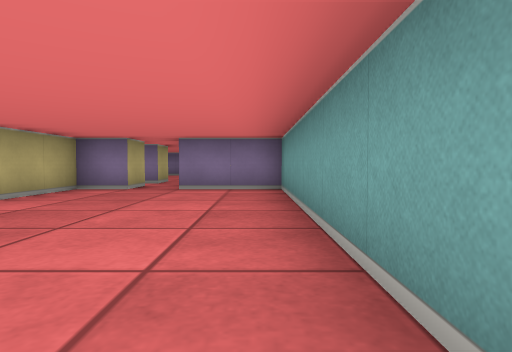
View 1 (above)

22 first-person views from a walk through a cub3D level. The camera is about half as high as the walls, tilts 2° down and sees 75° across. The floor is counted in squares. Each view is taken from the middle of a square. On the plan, view 1 faces up. The plan holds only what a view shows up to about 9 squares ahead; the rest is blank. The place goes on beyond the plan.

View 2
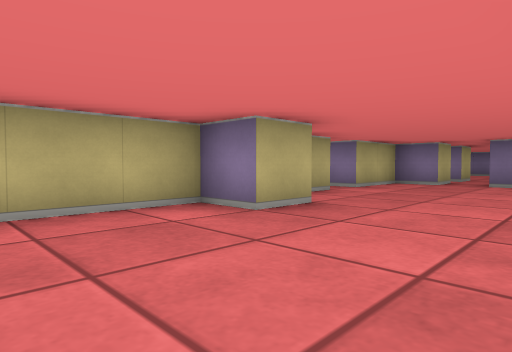

View 3
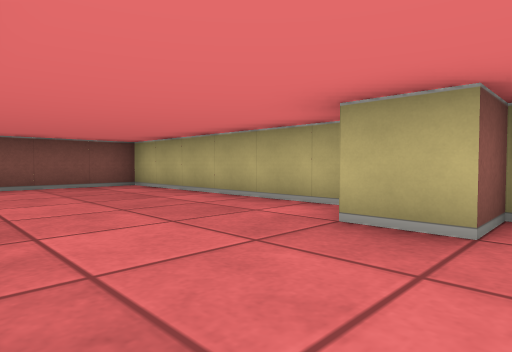

View 4
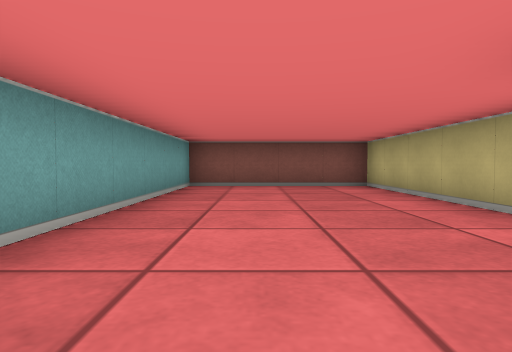

View 5
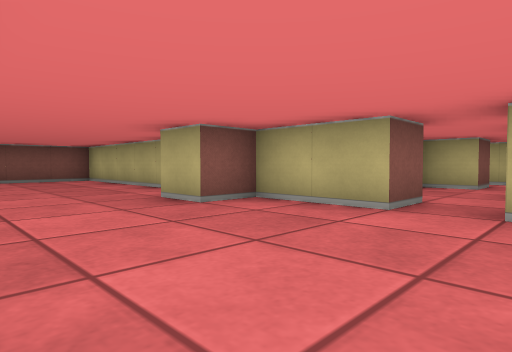

View 6
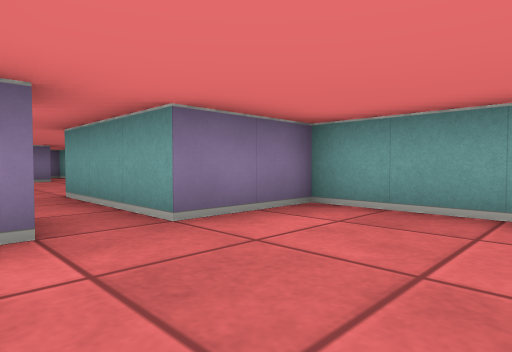

View 7
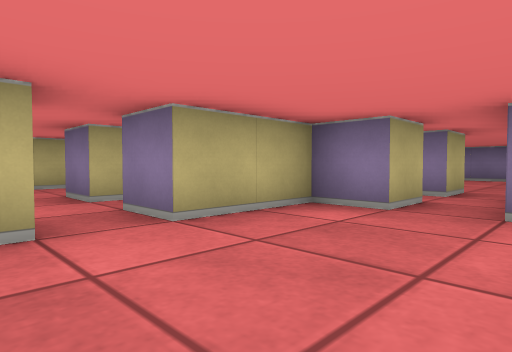

View 8
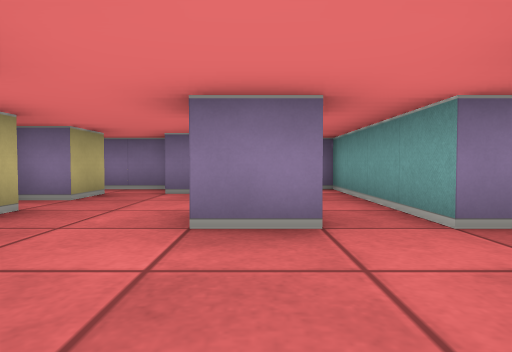

View 9
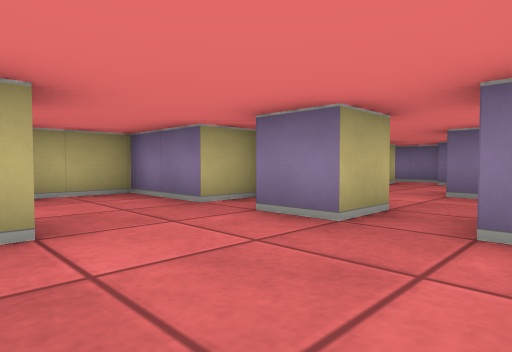

View 10
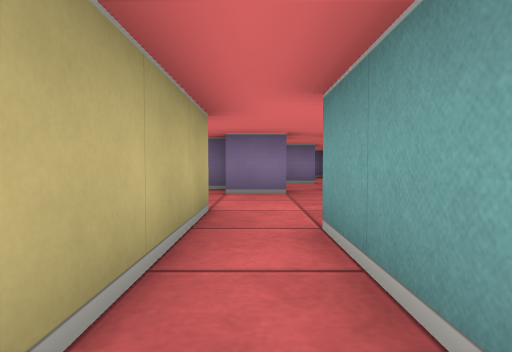

View 11
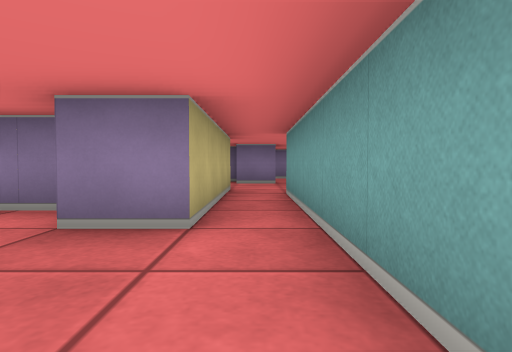

View 12
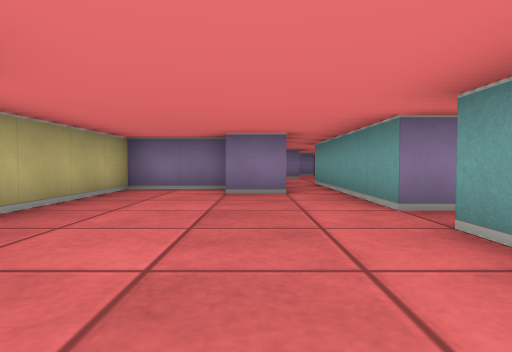

View 13
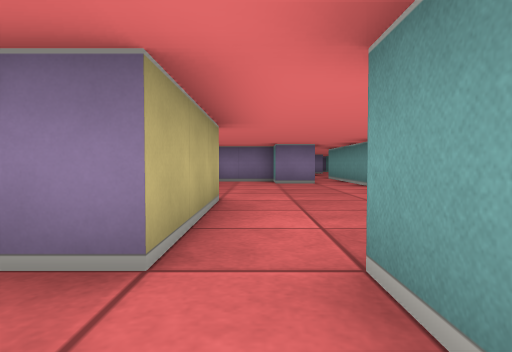

View 14
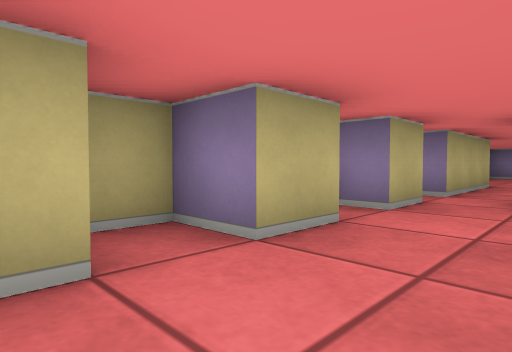

View 15
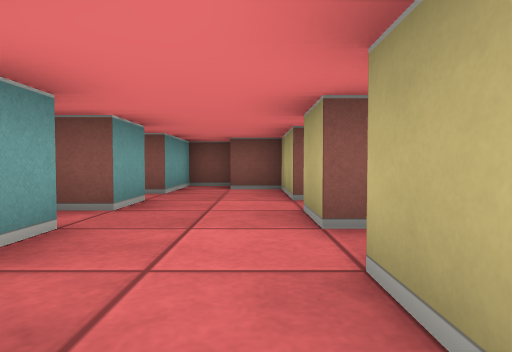

View 16
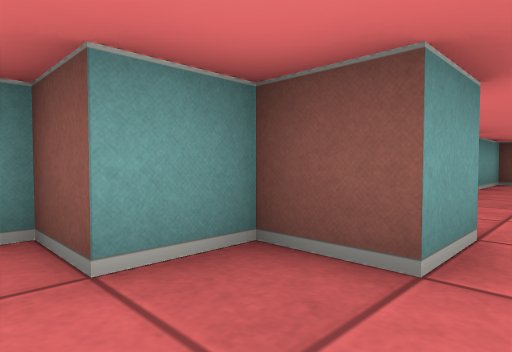

View 17
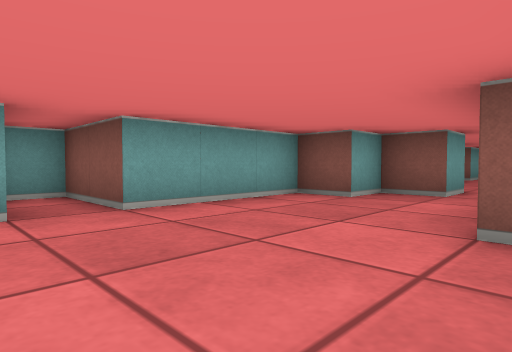

View 18
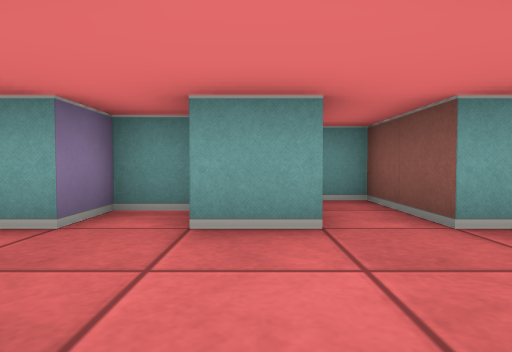

View 19
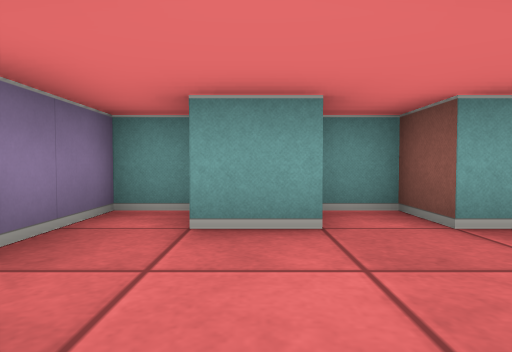

View 20
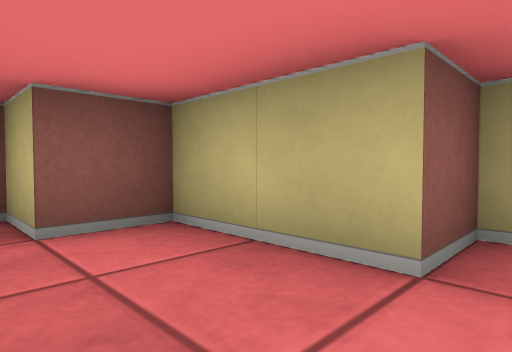

View 21
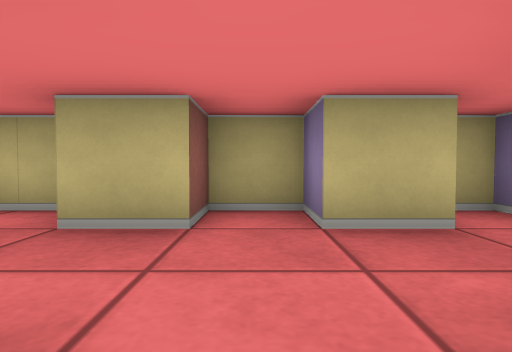

View 22
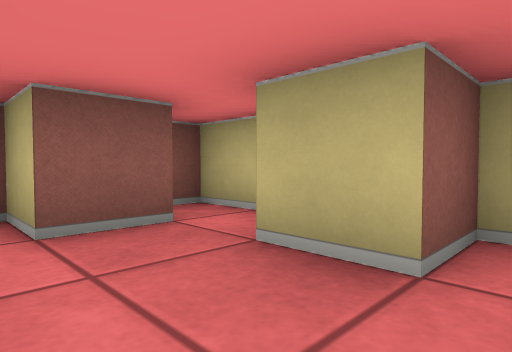

### Floor plan
Key: @ floor where view 1 was taken; # wall or solid block; . floor.
Columns run from 11 left of view 1 to 1 right of it. Each row starts with its distance up from view 1.
 15           #
 14           .
 13           .
 12         ...
 11         ...
 10         ...
  9  #### ###.#
  8  #..# .#..#
  7  ##.  .##.###
  6  #.....#....#
  5  ##..#.#....#
  4  #..........#
  3  #.#...#....#
  2 #####.##....#
  1 #......##...#
  0 #......#...@#
 -1    #...#....#
 -2    #.###....#
 -3 ####.###....#
 -4 #..#.###....#
 -5 #....###....#
 -6 #....########
 -7 #......#
 -8  ....###
 -9  #...#
-10  #...#
-11  #..##
-12  ..###
-13  #...#
-14  ...##
-15 ##...#
-16 #...###
-17 ##....#
-18  #..###
-19  ##.#
-20   ###

Positions as (right, up) in squares from view 1, and headings:
1: (0, 0), facing up
2: (0, -2), facing up-left
3: (0, 2), facing down-left
4: (-1, 2), facing down
5: (0, 5), facing down-left
6: (-3, 4), facing up-right
7: (-1, 3), facing up-left
8: (-6, 2), facing up
9: (-5, -1), facing up-left
10: (-7, -4), facing up
11: (-7, -7), facing up
12: (-8, -10), facing up
13: (-9, -13), facing up
14: (-8, -17), facing up-left
15: (-9, -12), facing down
16: (-9, -10), facing down-right
17: (-10, -6), facing down-right
18: (-10, -16), facing right
19: (-10, -14), facing right
20: (-8, -16), facing down-left
21: (-6, 6), facing left
22: (-7, 6), facing down-left
